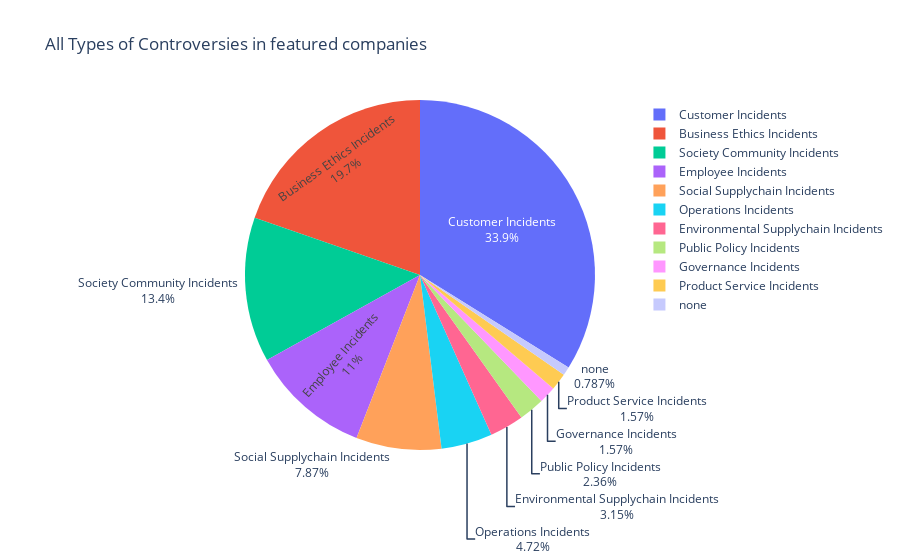

The notebook cell this image was saved under:
### Code cell
names = ['Business Ethics Incidents', 'Customer Incidents','Employee Incidents', 'Environmental Supplychain Incidents',
       'Governance Incidents', 'none', 'Operations Incidents','Product Service Incidents', 'Public Policy Incidents',
       'Social Supplychain Incidents', 'Society Community Incidents']
values = [controversy_df['businessEthicsIncidents'].sum(), controversy_df['customerIncidents'].sum(), 
          controversy_df['employeeIncidents'].sum(),controversy_df['environmentalSupplyChainIncidents'].sum(), 
          controversy_df['governanceIncidents'].sum(), controversy_df['None'].sum(),controversy_df['operationsIncidents'].sum(),
          controversy_df['productServiceIncidents'].sum(),controversy_df['publicPolicyIncidents'].sum(), 
          controversy_df['socialSupplyChainIncidents'].sum(),controversy_df['societyCommunityIncidents'].sum()]

# codebook_plotly_dapi.ipynb
fig = px.pie(total_business_controversy,
    values= values,
    names= names,
    title= 'All Types of Controversies in featured companies')

fig.update_traces(textposition='auto', textinfo='percent+label')
fig.show()

### Figure 1 — Plotly figure (JSON) as saved in the notebook; plotly's stock layout.template omitted (floating-point values rounded to 4 significant figures)
{"data": [{"domain": {"x": [0, 1], "y": [0, 1]}, "hovertemplate": "label=%{label}<br>value=%{value}<extra></extra>", "labels": ["Business Ethics Incidents", "Customer Incidents", "Employee Incidents", "Environmental Supplychain Incidents", "Governance Incidents", "none", "Operations Incidents", "Product Service Incidents", "Public Policy Incidents", "Social Supplychain Incidents", "Society Community Incidents"], "legendgroup": "", "name": "", "showlegend": true, "textinfo": "percent+label", "textposition": "auto", "type": "pie", "values": [25, 43, 14, 4, 2, 1, 6, 2, 3, 10, 17]}], "layout": {"legend": {"tracegroupgap": 0}, "title": {"text": "All Types of Controversies in featured companies"}}}
